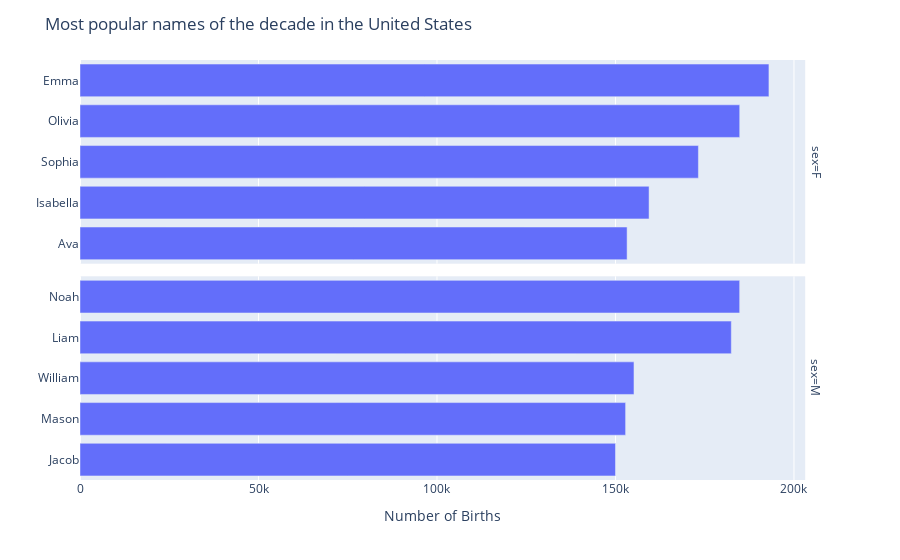

The notebook cell saved with this chart:
### Code cell
# plot horizontal bar plot of the number of births faceted by sex

fig = px.bar(
    popular_names.iloc[::-1], # reverse name order
    x='births',
    y='name',
    facet_row='sex'
)

fig.update_layout(
    title='Most popular names of the decade in the United States',
    yaxis_title=None,
    yaxis2_title=None,
    yaxis2_matches=None,
    xaxis_title='Number of Births'
)

### Figure 1 — Plotly figure (JSON) as saved in the notebook; plotly's stock layout.template omitted (floating-point values rounded to 4 significant figures)
{"data": [{"alignmentgroup": "True", "hovertemplate": "sex=F<br>births=%{x}<br>name=%{y}<extra></extra>", "legendgroup": "", "marker": {"color": "#636efa"}, "name": "", "offsetgroup": "", "orientation": "h", "showlegend": false, "textposition": "auto", "type": "bar", "x": [153254, 159407, 173226, 184797, 192985], "xaxis": "x2", "y": ["Ava", "Isabella", "Sophia", "Olivia", "Emma"], "yaxis": "y2"}, {"alignmentgroup": "True", "hovertemplate": "sex=M<br>births=%{x}<br>name=%{y}<extra></extra>", "legendgroup": "", "marker": {"color": "#636efa"}, "name": "", "offsetgroup": "", "orientation": "h", "showlegend": false, "textposition": "auto", "type": "bar", "x": [150015, 152832, 155180, 182448, 184785], "xaxis": "x", "y": ["Jacob", "Mason", "William", "Liam", "Noah"], "yaxis": "y"}], "layout": {"annotations": [{"font": {}, "showarrow": false, "text": "sex=M", "textangle": 90, "x": 0.98, "xanchor": "left", "xref": "paper", "y": 0.2425, "yanchor": "middle", "yref": "paper"}, {"font": {}, "showarrow": false, "text": "sex=F", "textangle": 90, "x": 0.98, "xanchor": "left", "xref": "paper", "y": 0.7575, "yanchor": "middle", "yref": "paper"}], "autosize": true, "barmode": "relative", "legend": {"tracegroupgap": 0}, "margin": {"t": 60}, "title": {"text": "Most popular names of the decade in the United States"}, "xaxis": {"anchor": "y", "autorange": true, "domain": [0, 0.98], "range": [0, 203100.0], "title": {"text": "Number of Births"}, "type": "linear"}, "xaxis2": {"anchor": "y2", "autorange": true, "domain": [0, 0.98], "matches": "x", "range": [0, 203100.0], "showticklabels": false, "type": "linear"}, "yaxis": {"anchor": "x", "autorange": true, "domain": [0, 0.485], "range": [-0.5, 4.5], "title": {}, "type": "category"}, "yaxis2": {"anchor": "x2", "autorange": true, "domain": [0.515, 1], "range": [-0.5, 4.5], "title": {}, "type": "category"}}}
